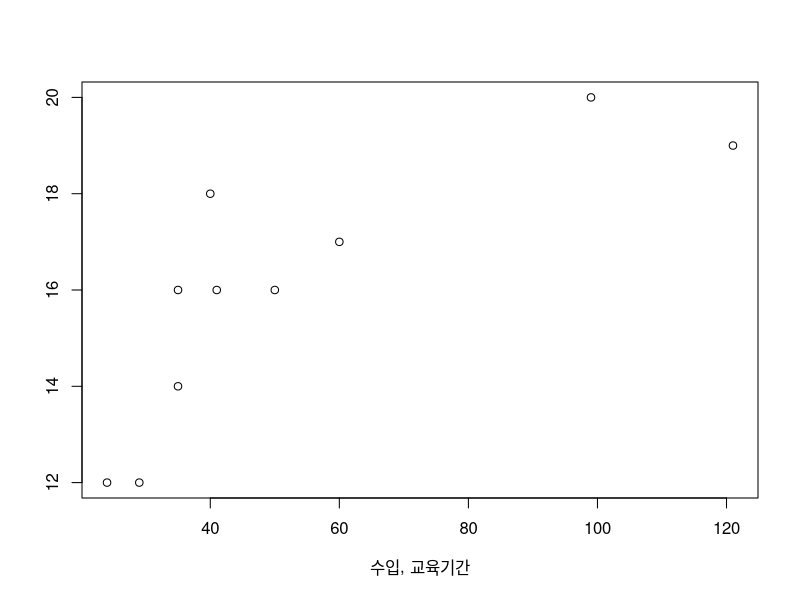

The R source for this figure:
# 산점도
income <- c(121, 99, 41, 35, 40, 29, 35, 24, 50, 60)
educationPeriod <- c(19, 20, 16, 16, 18, 12, 14, 12, 16, 17)

data <- data.frame(income, educationPeriod)
names(data) <- c("수입, 교육기간")

plot(data)

# 상관계수
cor(income, educationPeriod)
